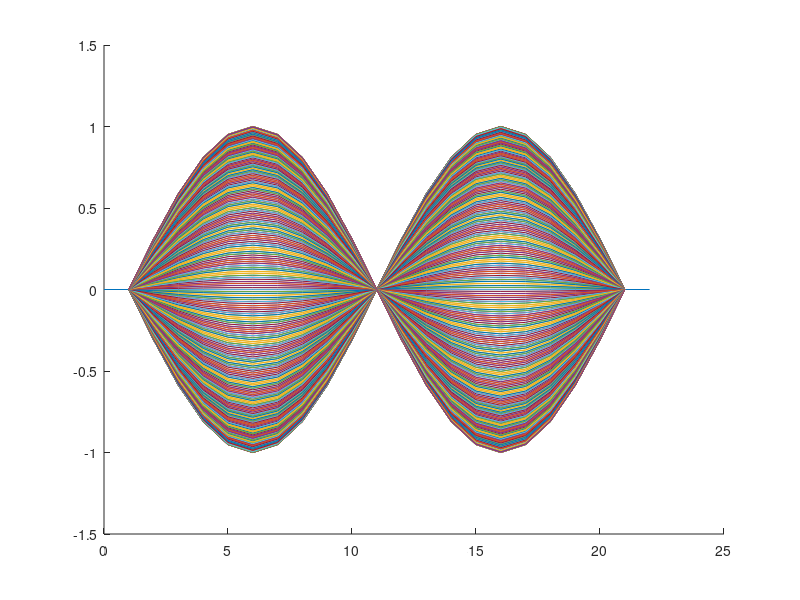

MATLAB code for this plot:
dx = 0.05; N = 20; L = N*dx;
Time =5; dt = 0.01; C = 1;

for i=1:N+1
    x =(i-1)*dx;
    Phi0(i) = sin(2*pi*x); %gia tri bien do tai thoi diem 0 tai vi tri i
    Phi1(i) = Phi0(i); %gia tri bien do tai thoi diem 1 tai vi tri i
end
line([0,22],[0,0]);
hold on;
plot([1:N+1],Phi0);


for k=1:Time/dt
    for i=1:N+1
        if i==1
            DHB2(i) = (-Phi1(2) - 2*Phi1(i) + Phi1(i + 1)) / (dx * dx);
        elseif i== N+1
            DHB2(i) = (Phi1(i-1) - 2*Phi1(i) - Phi1(N)) / (dx * dx);
        else
            DHB2(i) = (Phi1(i-1) - 2*Phi1(i) + Phi1(i + 1)) / (dx * dx);
        end
    end
    
    for i=1:N+1
        Phi2(i) = 2*Phi1(i) - Phi0(i) + C*dt*dt*DHB2(i); %gia tri tiep theo phu thuoc vao gia tri hien tai va gia tri truoc do
    end
  
    plot([1:N+1],Phi2);
    pause(0.1);
    for i=1:N+1
        Phi0(i) = Phi1(i);
        Phi1(i) = Phi2(i);
    end
end
